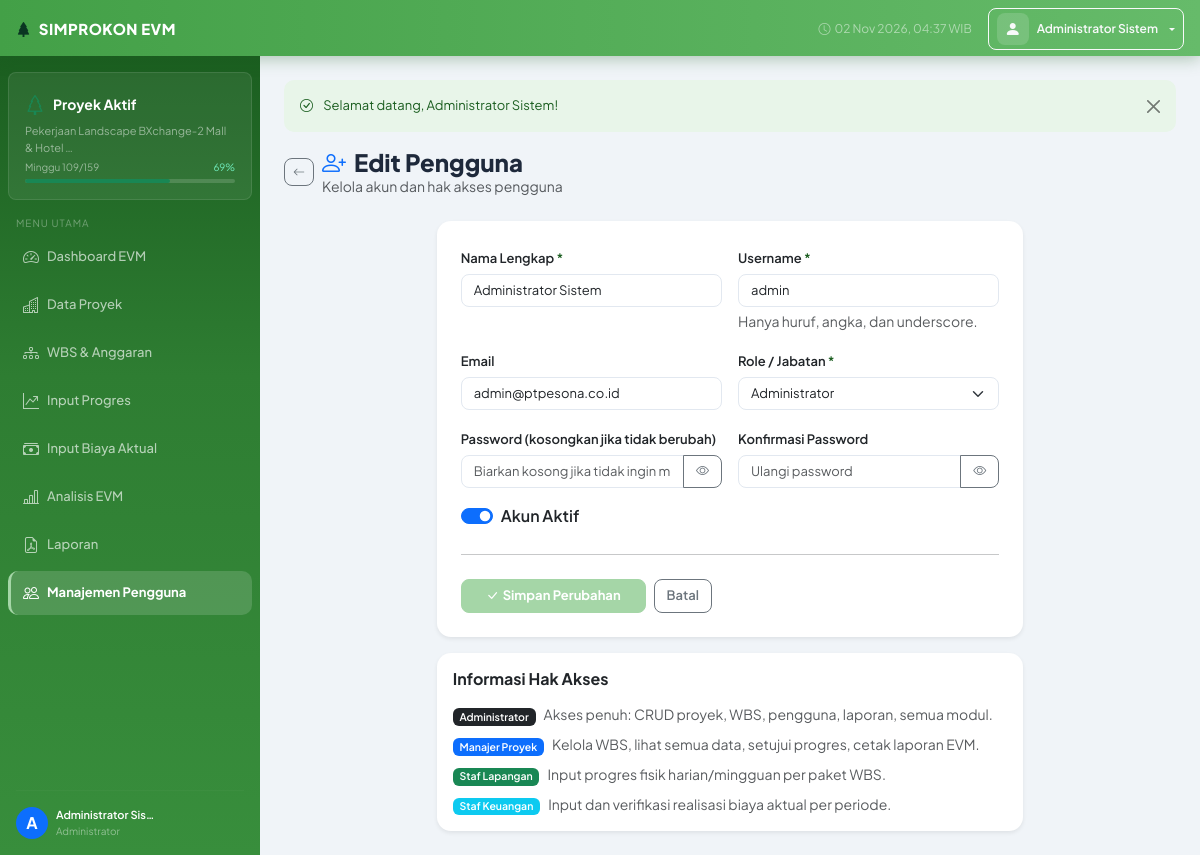
The app's page /index.php?p=users&a=create&id=1 (signed in) with its own data.
### tables this page shows
CREATE TABLE `users` (
  `id` int(11) NOT NULL,
  `username` varchar(50) NOT NULL,
  `password` varchar(255) NOT NULL,
  `nama_lengkap` varchar(100) NOT NULL,
  `role` enum('admin','manager','staf_lapangan','staf_keuangan') NOT NULL DEFAULT 'staf_lapangan',
  `email` varchar(100) DEFAULT NULL,
  `foto` varchar(200) DEFAULT NULL,
  `aktif` tinyint(1) NOT NULL DEFAULT 1,
  `created_at` timestamp NOT NULL DEFAULT current_timestamp()
);

CREATE TABLE `proyek` (
  `id` int(11) NOT NULL,
  `kode_proyek` varchar(50) NOT NULL,
  `nama_proyek` varchar(300) NOT NULL,
  `lokasi` varchar(200) DEFAULT NULL,
  `pemberi_kerja` varchar(200) DEFAULT NULL,
  `tanggal_mulai` date NOT NULL,
  `tanggal_selesai` date NOT NULL,
  `nilai_kontrak` decimal(20,2) NOT NULL DEFAULT 0.00,
  `ppn_persen` decimal(5,2) NOT NULL DEFAULT 10.00,
  `status` enum('aktif','selesai','ditangguhkan') NOT NULL DEFAULT 'aktif',
  `minggu_ke` int(11) NOT NULL DEFAULT 1,
  `total_minggu` int(11) NOT NULL DEFAULT 1,
  `deskripsi` text DEFAULT NULL,
  `created_by` int(11) DEFAULT NULL,
  `created_at` timestamp NOT NULL DEFAULT current_timestamp(),
  `updated_at` timestamp NOT NULL DEFAULT current_timestamp() ON UPDATE current_timestamp()
);

### index.php (called while the page is built, shortened)
<?php
require_once __DIR__ . '/config.php';
require_once __DIR__ . '/includes/functions.php';
$p = trim($_GET['p'] ?? 'dashboard', '/');
$a = trim($_GET['a'] ?? 'index', '/');
$routes = [
    'login'     => 'pages/login.php',
    'logout'    => 'pages/logout.php',
    'dashboard' => 'pages/dashboard.php',
    'proyek'    => "pages/proyek/$a.php",
    'wbs'       => "pages/wbs/$a.php",
    'progres'   => "pages/progres/$a.php",
    'biaya'     => "pages/biaya/$a.php",
    'evm'       => "pages/evm/$a.php",
    'laporan'   => "pages/laporan/$a.php",
    'users'     => "pages/users/$a.php",
    'api'       => "pages/api/$a.php",
];
$file = $routes[$p] ?? 'pages/dashboard.php';
require_once __DIR__ . '/' . $file;

### includes/functions.php (called while the page is built, shortened)
<?php
require_once dirname(__DIR__) . '/config.php';
function currentUser(): array {
    return $_SESSION['user'] ?? [];
}
function getFlash(): array {
    $f = $_SESSION['flash'] ?? [];
    return $f;
}
function e(string $s): string {
    return htmlspecialchars($s, ENT_QUOTES, 'UTF-8');
}
function dbQuery(string $sql, array $params = []): \PDOStatement {
    $stmt = getDB()->prepare($sql);
    $stmt->execute($params);
    return $stmt;
}
function dbFetchOne(string $sql, array $params = []) {
    $result = dbQuery($sql, $params)->fetch();
    return $result !== false ? $result : false;
}
function roleLabel(string $role): string {
    $map = [
        'admin'          => 'Administrator',
        'manager'        => 'Manajer Proyek',
        'staf_lapangan'  => 'Staf Lapangan',
        'staf_keuangan'  => 'Staf Keuangan',
    ];
    return $map[$role] ?? $role;
}

### config.php (called while the page is built, shortened)
<?php
function getDB(): PDO {
    static $pdo = null;
    if ($pdo === null) {
        try {
            $dsn = "mysql:host=" . DB_HOST . ";dbname=" . DB_NAME . ";charset=" . DB_CHAR;
            $pdo = new PDO($dsn, DB_USER, DB_PASS, [
                PDO::ATTR_ERRMODE            => PDO::ERRMODE_EXCEPTION,
                PDO::ATTR_DEFAULT_FETCH_MODE => PDO::FETCH_ASSOC,
                PDO::ATTR_EMULATE_PREPARES   => false,
            ]);
        } catch (PDOException $e) {
            die('<div style="font-family:monospace;background:#fee2e2;padding:20px;margin:20px;border-radius:8px;">
                <strong>❌ Koneksi Database Gagal</strong><br>
                ' . htmlspecialchars($e->getMessage()) . '<br><br>
                Pastikan: <br>
                1. MySQL/MariaDB sudah berjalan di XAMPP<br>
                2. Database <strong>evm_db</strong> sudah dibuat (import file database/evm_db.sql)<br>
                3. Username/Password di config.php sudah benar
                </div>');
        }
    }
    return $pdo;
}

### pages/users/create.php (the view, shortened to what this page needs)
<?php
$id     = (int)($_GET['id'] ?? 0);
$isEdit = $id > 0;
$user   = $isEdit ? dbFetchOne("SELECT * FROM users WHERE id=?",[$id]) : [];
$pageTitle = $isEdit ? 'Edit Pengguna' : 'Tambah Pengguna';
include __DIR__ . '/../../includes/layout/header.php';
?>
<div class="d-flex align-items-center gap-2 mb-4">
  <a href="index.php?p=users" class="btn btn-sm btn-outline-secondary"><i class="bi bi-arrow-left"></i></a>
  <div>
    <h4 class="fw-800 mb-0"><i class="bi bi-person-plus me-2 text-primary"></i><?= $pageTitle ?></h4>
    <div class="text-muted small">Kelola akun dan hak akses pengguna</div>
  </div>
</div>
<div class="row justify-content-center">
  <div class="col-md-8">
    <div class="card border-0 shadow-sm">
      <div class="card-body p-4">
        <form method="POST">
          <div class="row g-3">
            <div class="col-md-6">
              <label class="form-label fw-600 required">Nama Lengkap</label>
              <input type="text" name="nama_lengkap" class="form-control" placeholder="Nama lengkap pengguna"
                     value="<?= e($user['nama_lengkap'] ?? '') ?>" required>
            </div>
            <div class="col-md-6">
              <label class="form-label fw-600 required">Username</label>
              <input type="text" name="username" class="form-control" placeholder="username (tanpa spasi)"
                     value="<?= e($user['username'] ?? '') ?>" required pattern="[a-zA-Z0-9_]+" autocomplete="off">
              <div class="form-text">Hanya huruf, angka, dan underscore.</div>
            </div>
            <div class="col-md-6">
              <label class="form-label fw-600">Email</label>
              <input type="email" name="email" class="form-control" placeholder="email@perusahaan.co.id"
                     value="<?= e($user['email'] ?? '') ?>">
            </div>
            <div class="col-md-6">
              <label class="form-label fw-600 required">Role / Jabatan</label>
              <select name="role" class="form-select">
              <?php foreach (['admin'=>'Administrator','manager'=>'Manajer Proyek','staf_lapangan'=>'Staf Lapangan','staf_keuangan'=>'Staf Keuangan'] as $val=>$lbl): ?>
              <option value="<?= $val ?>" <?= ($user['role']??'') == $val ? 'selected' : '' ?>><?= $lbl ?></option>
              <?php endforeach; ?>
              </select>
            </div>
            <div class="col-md-6">
              <label class="form-label fw-600 <?= $isEdit?'':'required' ?>">Password<?= $isEdit?' (kosongkan jika tidak berubah)':'' ?></label>
              <div class="input-group">
                <input type="password" name="password" id="pwd" class="form-control" autocomplete="new-password"
                       placeholder="<?= $isEdit?'Biarkan kosong jika tidak ingin mengubah':'Minimal 8 karakter' ?>"
                       <?= $isEdit?'':'required' ?>>
                <button type="button" class="btn btn-outline-secondary" onclick="togglePwd('pwd','eyePwd')">
                  <i class="bi bi-eye" id="eyePwd"></i>
                </button>
              </div>
            </div>
            <div class="col-md-6">
              <label class="form-label fw-600">Konfirmasi Password</label>
              <div class="input-group">
                <input type="password" name="confirm_password" id="pwd2" class="form-control" autocomplete="new-password"
                       placeholder="Ulangi password">
                <button type="button" class="btn btn-outline-secondary" onclick="togglePwd('pwd2','eyePwd2')">
                  <i class="bi bi-eye" id="eyePwd2"></i>
                </button>
              </div>
            </div>
            <div class="col-12">
              <div class="form-check form-switch">
                <input class="form-check-input" type="checkbox" name="aktif" id="aktifSwitch"
                       <?= ($user['aktif']??1) ? 'checked' : '' ?>>
                <label class="form-check-label fw-600" for="aktifSwitch">Akun Aktif</label>
              </div>
            </div>
          </div>
          <hr class="my-4">
          <div class="d-flex gap-2">
            <button type="submit" class="btn btn-primary px-4 fw-bold">
              <i class="bi bi-check-lg me-1"></i><?= $isEdit ? 'Simpan Perubahan' : 'Tambah Pengguna' ?>
            </button>
            <a href="index.php?p=users" class="btn btn-outline-secondary">Batal</a>
          </div>
        </form>
      </div>
    </div>
    <div class="card border-0 shadow-sm mt-3">
      <div class="card-body">
        <h6 class="fw-700 mb-3">Informasi Hak Akses</h6>
        <div class="row g-2 small">
          <?php foreach ([
            ['dark','Administrator','Akses penuh: CRUD proyek, WBS, pengguna, laporan, semua modul.'],
            ['primary','Manajer Proyek','Kelola WBS, lihat semua data, setujui progres, cetak laporan EVM.'],
            ['success','Staf Lapangan','Input progres fisik harian/mingguan per paket WBS.'],
            ['info','Staf Keuangan','Input dan verifikasi realisasi biaya aktual per periode.'],
          ] as [$c,$r,$d]): ?>
          <div class="col-12">
            <div class="d-flex gap-2 align-items-start">
              <span class="badge bg-<?= $c ?> mt-1"><?= $r ?></span>
              <span class="text-muted"><?= $d ?></span>
            </div>
          </div>
          <?php endforeach; ?>
        </div>
      </div>
    </div>
  </div>
</div>
<?php include __DIR__ . '/../../includes/layout/footer.php'; ?>

### includes/layout/header.php (shortened to what this page needs)
<?php
$flash     = getFlash();
$user      = currentUser();
$pageTitle = $pageTitle ?? 'Dashboard';
?>
<!DOCTYPE html>
<html lang="id">
<head>
<link rel="stylesheet" href="https://cdn.jsdelivr.net/npm/bootstrap@5.3.2/dist/css/bootstrap.min.css">
<link rel="stylesheet" href="https://cdn.jsdelivr.net/npm/bootstrap-icons@1.11.3/font/bootstrap-icons.min.css">
<link rel="stylesheet" href="<?= APP_URL ?>/assets/css/style.css">
</head>
<body>
<nav class="navbar navbar-dark topbar px-3 py-2">
  <div class="d-flex align-items-center gap-2">
    <span class="topbar-brand">
      <i class="bi bi-tree-fill me-1 text-success-emphasis"></i>
      <?= APP_NAME ?>
    </span>
  </div>
  <div class="d-flex align-items-center gap-3">
    <span class="text-white-50 d-none d-md-inline" style="font-size:12px">
      <i class="bi bi-clock me-1"></i><?= date('d M Y, H:i') ?> WIB
    </span>
    <div class="dropdown">
      <button class="btn btn-sm btn-outline-light dropdown-toggle d-flex align-items-center gap-2" data-bs-toggle="dropdown">
        <div class="avatar-sm"><i class="bi bi-person-fill"></i></div>
        <span class="d-none d-md-inline"><?= e($user['nama_lengkap'] ?? 'User') ?></span>
      </button>
    </div>
  </div>
</nav>
<div class="d-flex" id="wrapper">
  <?php include __DIR__ . '/sidebar.php'; ?>
  <div id="page-content" class="flex-grow-1 p-4" style="min-height:calc(100vh - 56px);overflow-y:auto">
    <?php if ($flash): ?>
    <div class="alert alert-<?= e($flash['type']) ?> alert-dismissible fade show mb-3" role="alert">
      <i class="bi bi-<?= $flash['type'] === 'success' ? 'check-circle' : ($flash['type'] === 'danger' ? 'x-circle' : 'info-circle') ?> me-2"></i>
      <?= e($flash['msg']) ?>
      <button type="button" class="btn-close" data-bs-dismiss="alert"></button>
    </div>
    <?php endif; ?>

### includes/layout/sidebar.php (shortened to what this page needs)
<?php
$p     = $_GET['p'] ?? 'dashboard';
$user  = currentUser();
$navItems = [
    ['p' => 'dashboard', 'icon' => 'speedometer2',   'label' => 'Dashboard EVM',    'roles' => []],
    ['p' => 'proyek',    'icon' => 'buildings',       'label' => 'Data Proyek',      'roles' => []],
    ['p' => 'wbs',       'icon' => 'diagram-3',       'label' => 'WBS & Anggaran',   'roles' => ['admin','manager']],
    ['p' => 'progres',   'icon' => 'graph-up-arrow',  'label' => 'Input Progres',    'roles' => ['admin','manager','staf_lapangan']],
    ['p' => 'biaya',     'icon' => 'cash-stack',      'label' => 'Input Biaya Aktual','roles' => ['admin','manager','staf_keuangan']],
    ['p' => 'evm',       'icon' => 'bar-chart-line',  'label' => 'Analisis EVM',     'roles' => ['admin','manager']],
    ['p' => 'laporan',   'icon' => 'file-earmark-pdf','label' => 'Laporan',          'roles' => ['admin','manager']],
    ['p' => 'users',     'icon' => 'people',          'label' => 'Manajemen Pengguna','roles' => ['admin']],
];
?>
<nav id="sidebar" class="sidebar d-flex flex-column">
  <div class="sidebar-project-box mx-2 my-3 p-3 rounded-3">
    <div class="d-flex align-items-center gap-2 mb-1">
      <i class="bi bi-tree text-success fs-5"></i>
      <span class="fw-bold text-white small">Proyek Aktif</span>
    </div>
    <?php
    $activeProj = dbFetchOne("SELECT nama_proyek, minggu_ke, total_minggu FROM proyek WHERE status='aktif' LIMIT 1");
    if ($activeProj):
      $pct = $activeProj['total_minggu'] > 0
           ? round($activeProj['minggu_ke'] / $activeProj['total_minggu'] * 100, 0)
           : 0;
    ?>
    <div class="text-white-50 small mb-1" style="font-size:11px"><?= e(mb_strimwidth($activeProj['nama_proyek'], 0, 45, '…')) ?></div>
    <div class="d-flex justify-content-between align-items-center mb-1">
      <span style="font-size:10px;color:rgba(255,255,255,0.5)">Minggu <?= $activeProj['minggu_ke'] ?>/<?= $activeProj['total_minggu'] ?></span>
      <span style="font-size:10px;color:#6ee7b7"><?= $pct ?>%</span>
    </div>
    <div class="progress" style="height:4px;background:rgba(255,255,255,0.15)">
      <div class="progress-bar bg-success" style="width:<?= $pct ?>%"></div>
    </div>
    <?php else: ?>
    <div class="text-white-50 small">Tidak ada proyek aktif</div>
    <?php endif; ?>
  </div>
  <div class="px-2" style="font-size:10px;color:rgba(255,255,255,0.35);letter-spacing:1px;text-transform:uppercase;padding-left:16px !important">MENU UTAMA</div>
  <ul class="nav flex-column px-2 mt-1 flex-grow-1">
    <?php foreach ($navItems as $item):
      $active = ($p === $item['p']);
    ?>
    <li class="nav-item mb-1">
      <a href="index.php?p=<?= $item['p'] ?>"
         class="nav-link sidebar-link <?= $active ? 'active' : '' ?> d-flex align-items-center gap-2">
        <i class="bi bi-<?= $item['icon'] ?> fs-6"></i>
        <span class="sidebar-label"><?= e($item['label']) ?></span>
      </a>
    </li>
    <?php endforeach; ?>
  </ul>
  <div class="px-3 pb-3 mt-auto">
    <hr style="border-color:rgba(255,255,255,0.1)">
    <div class="d-flex align-items-center gap-2">
      <div class="avatar-sm bg-primary rounded-circle d-flex align-items-center justify-content-center text-white fw-bold">
        <?= strtoupper(substr($user['nama_lengkap'] ?? 'U', 0, 1)) ?>
      </div>
      <div class="sidebar-label">
        <div style="font-size:11px;color:#fff;font-weight:600"><?= e(mb_strimwidth($user['nama_lengkap'] ?? '', 0, 18, '…')) ?></div>
        <div style="font-size:10px;color:rgba(255,255,255,0.45)"><?= e(roleLabel($user['role'] ?? '')) ?></div>
      </div>
    </div>
  </div>
</nav>

### records on screen
users: nama_lengkap "Administrator Sistem", nama_lengkap "A", nama_lengkap "Administrator Sis…", role "Administrator", username "admin", email "admin@ptpesona.co.id", aktif "☑"
proyek: nama_proyek "Pekerjaan Landscape BXchange-2 Mall & Hotel …", minggu_ke "109", total_minggu "159", pct "69"

### other values on screen
APP_NAME "SIMPROKON EVM"
$item['label'] "Dashboard EVM"
$item['label'] "Data Proyek"
$item['label'] "WBS & Anggaran"
$item['label'] "Input Progres"
$item['label'] "Input Biaya Aktual"
$item['label'] "Analisis EVM"
$item['label'] "Laporan"
$item['label'] "Manajemen Pengguna"
$flash['msg'] "Selamat datang, Administrator Sistem!"
$pageTitle "Edit Pengguna"
$r "Administrator"
$d "Akses penuh: CRUD proyek, WBS, pengguna, laporan, semua modul."
$r "Manajer Proyek"
$d "Kelola WBS, lihat semua data, setujui progres, cetak laporan EVM."
